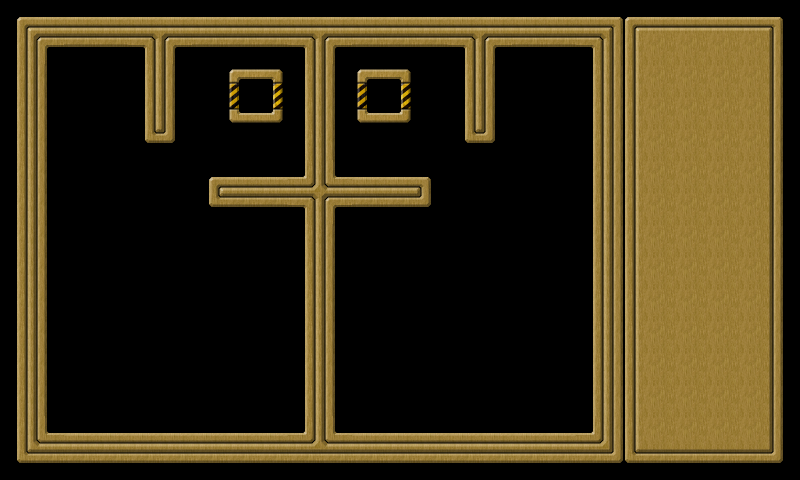

Below is a game level as drawn by its tile map, then a one-line description and the .tmx that defines it (tile-layer data replaced by summaries):
An orthogonal 25x15 tile map with 32x32 px tiles, 2 tile layers (background, controlpanel) and 43 objects (wall001, wall002, wall003, wall004, wall005, ...).

<map version="1.0" orientation="orthogonal" width="25" height="15" tilewidth="32" tileheight="32">
 <tileset firstgid="1" name="tileset" tilewidth="32" tileheight="32">
  <image source="tileset.png" width="160" height="448" />
 </tileset>
 <layer name="background" width="20" height="15">
  <data>[300 cells, 178 non-empty, 16 distinct tile ids]</data>
 </layer>
 <layer name="controlpanel" width="25" height="15">
  <data>[375 cells, 90 non-empty, 9 distinct tile ids]</data>
 </layer>
 <objectgroup name="objects" width="20" height="15">
  <object name="wall001" x="0" y="0" width="592" height="48">
   <properties>
    <property name="objClass" value="wall" />
   </properties>
  </object>
  <object name="wall002" x="592" y="0" width="48" height="432">
   <properties>
    <property name="objClass" value="wall" />
   </properties>
  </object>
  <object name="wall003" x="48" y="432" width="592" height="48">
   <properties>
    <property name="objClass" value="wall" />
   </properties>
  </object>
  <object name="wall004" x="0" y="48" width="48" height="432">
   <properties>
    <property name="objClass" value="wall" />
   </properties>
  </object>
  <object name="wall005" x="208" y="176" width="96" height="32">
   <properties>
    <property name="objClass" value="wall" />
   </properties>
  </object>
  <object name="wall006" x="336" y="176" width="96" height="32">
   <properties>
    <property name="objClass" value="wall" />
   </properties>
  </object>
  <object name="wall007" x="144" y="48" width="32" height="96">
   <properties>
    <property name="objClass" value="wall" />
   </properties>
  </object>
  <object name="wall008" x="464" y="48" width="32" height="96">
   <properties>
    <property name="objClass" value="wall" />
   </properties>
  </object>
  <object name="wall009" x="304" y="48" width="32" height="384">
   <properties>
    <property name="objClass" value="wall" />
   </properties>
  </object>
  <object name="star001" x="520" y="392" width="16" height="16">
   <properties>
    <property name="objClass" value="star" />
   </properties>
  </object>
  <object name="star002" x="552" y="392" width="16" height="16">
   <properties>
    <property name="objClass" value="star" />
   </properties>
  </object>
  <object name="star003" x="552" y="360" width="16" height="16">
   <properties>
    <property name="objClass" value="star" />
   </properties>
  </object>
  <object name="star004" x="552" y="200" width="16" height="16">
   <properties>
    <property name="objClass" value="star" />
   </properties>
  </object>
  <object name="star005" x="520" y="200" width="16" height="16">
   <properties>
    <property name="objClass" value="star" />
   </properties>
  </object>
  <object name="star006" x="488" y="200" width="16" height="16">
   <properties>
    <property name="objClass" value="star" />
   </properties>
  </object>
  <object name="star007" x="488" y="232" width="16" height="16">
   <properties>
    <property name="objClass" value="star" />
   </properties>
  </object>
  <object name="star008" x="520" y="232" width="16" height="16">
   <properties>
    <property name="objClass" value="star" />
   </properties>
  </object>
  <object name="star009" x="488" y="264" width="16" height="16">
   <properties>
    <property name="objClass" value="star" />
   </properties>
  </object>
  <object name="star010" x="392" y="296" width="16" height="16">
   <properties>
    <property name="objClass" value="star" />
   </properties>
  </object>
  <object name="star011" x="104" y="72" width="16" height="16">
   <properties>
    <property name="objClass" value="star" />
   </properties>
  </object>
  <object name="star012" x="552" y="104" width="16" height="16">
   <properties>
    <property name="objClass" value="star" />
   </properties>
  </object>
  <object name="star013" x="520" y="72" width="16" height="16">
   <properties>
    <property name="objClass" value="star" />
   </properties>
  </object>
  <object name="star014" x="552" y="72" width="16" height="16">
   <properties>
    <property name="objClass" value="star" />
   </properties>
  </object>
  <object name="star015" x="104" y="392" width="16" height="16">
   <properties>
    <property name="objClass" value="star" />
   </properties>
  </object>
  <object name="star016" x="72" y="392" width="16" height="16">
   <properties>
    <property name="objClass" value="star" />
   </properties>
  </object>
  <object name="star017" x="72" y="360" width="16" height="16">
   <properties>
    <property name="objClass" value="star" />
   </properties>
  </object>
  <object name="star018" x="136" y="264" width="16" height="16">
   <properties>
    <property name="objClass" value="star" />
   </properties>
  </object>
  <object name="star019" x="136" y="232" width="16" height="16">
   <properties>
    <property name="objClass" value="star" />
   </properties>
  </object>
  <object name="star020" x="136" y="200" width="16" height="16">
   <properties>
    <property name="objClass" value="star" />
   </properties>
  </object>
  <object name="star021" x="104" y="232" width="16" height="16">
   <properties>
    <property name="objClass" value="star" />
   </properties>
  </object>
  <object name="star022" x="104" y="200" width="16" height="16">
   <properties>
    <property name="objClass" value="star" />
   </properties>
  </object>
  <object name="star023" x="72" y="200" width="16" height="16">
   <properties>
    <property name="objClass" value="star" />
   </properties>
  </object>
  <object name="star024" x="72" y="104" width="16" height="16">
   <properties>
    <property name="objClass" value="star" />
   </properties>
  </object>
  <object name="star025" x="72" y="72" width="16" height="16">
   <properties>
    <property name="objClass" value="star" />
   </properties>
  </object>
  <object name="star026" x="424" y="328" width="16" height="16">
   <properties>
    <property name="objClass" value="star" />
   </properties>
  </object>
  <object name="star027" x="424" y="296" width="16" height="16">
   <properties>
    <property name="objClass" value="star" />
   </properties>
  </object>
  <object name="star028" x="232" y="296" width="16" height="16">
   <properties>
    <property name="objClass" value="star" />
   </properties>
  </object>
  <object name="star029" x="200" y="296" width="16" height="16">
   <properties>
    <property name="objClass" value="star" />
   </properties>
  </object>
  <object name="star030" x="200" y="328" width="16" height="16">
   <properties>
    <property name="objClass" value="star" />
   </properties>
  </object>
  <object name="goal001" x="376" y="88" width="16" height="16">
   <properties>
    <property name="objClass" value="goal" />
   </properties>
   <ellipse />
  </object>
  <object name="goal002" x="248" y="88" width="16" height="16">
   <properties>
    <property name="objClass" value="goal" />
   </properties>
   <ellipse />
  </object>
  <object name="goodball001" x="258" y="386" width="29" height="29">
   <properties>
    <property name="objClass" value="goodball" />
   </properties>
   <ellipse />
  </object>
  <object name="goodball002" x="354" y="386" width="29" height="29">
   <properties>
    <property name="objClass" value="goodball" />
   </properties>
   <ellipse />
  </object>
 </objectgroup>
</map>
